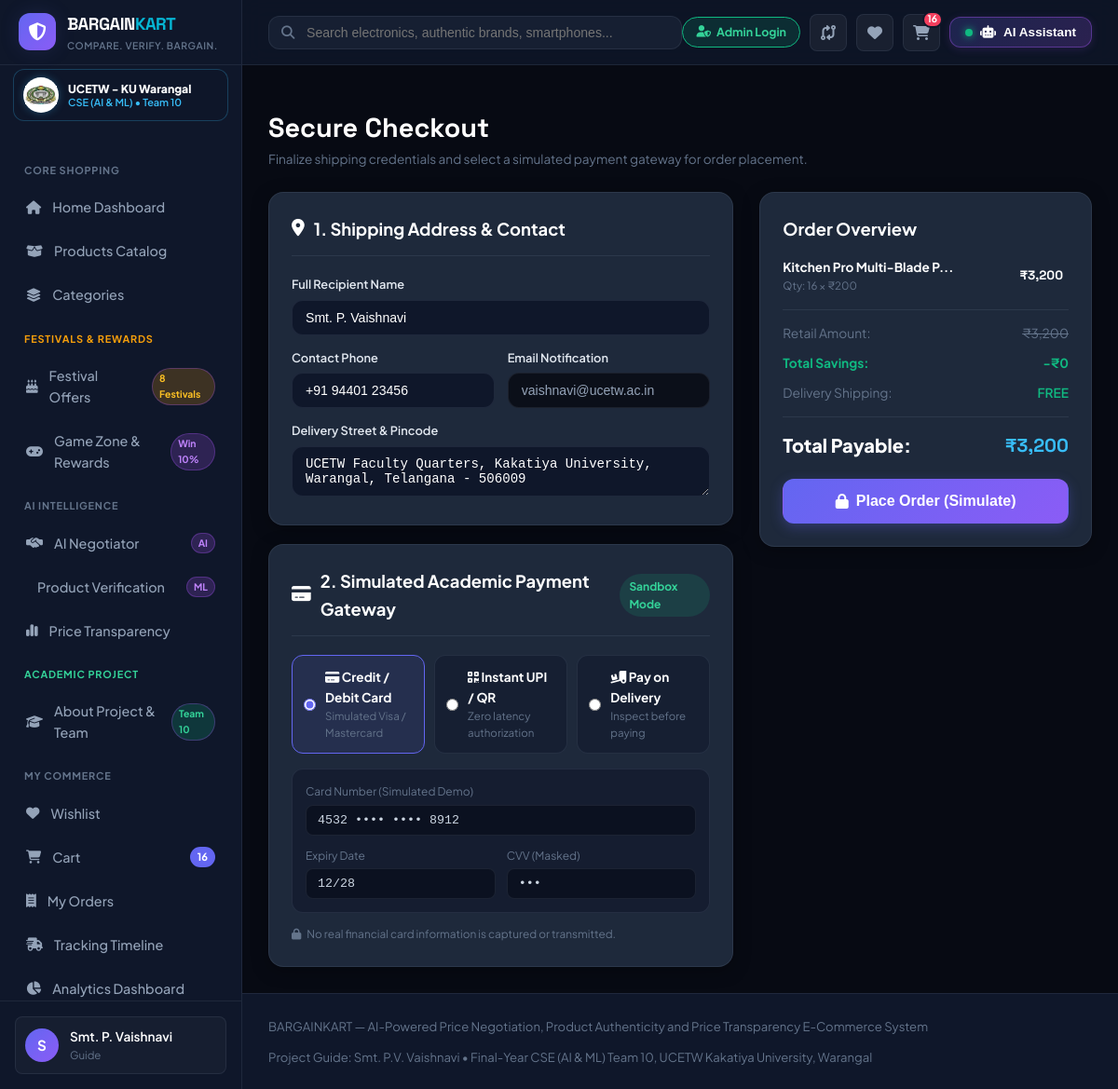
/checkout (signed in), run on an earlier commit of the app's database.
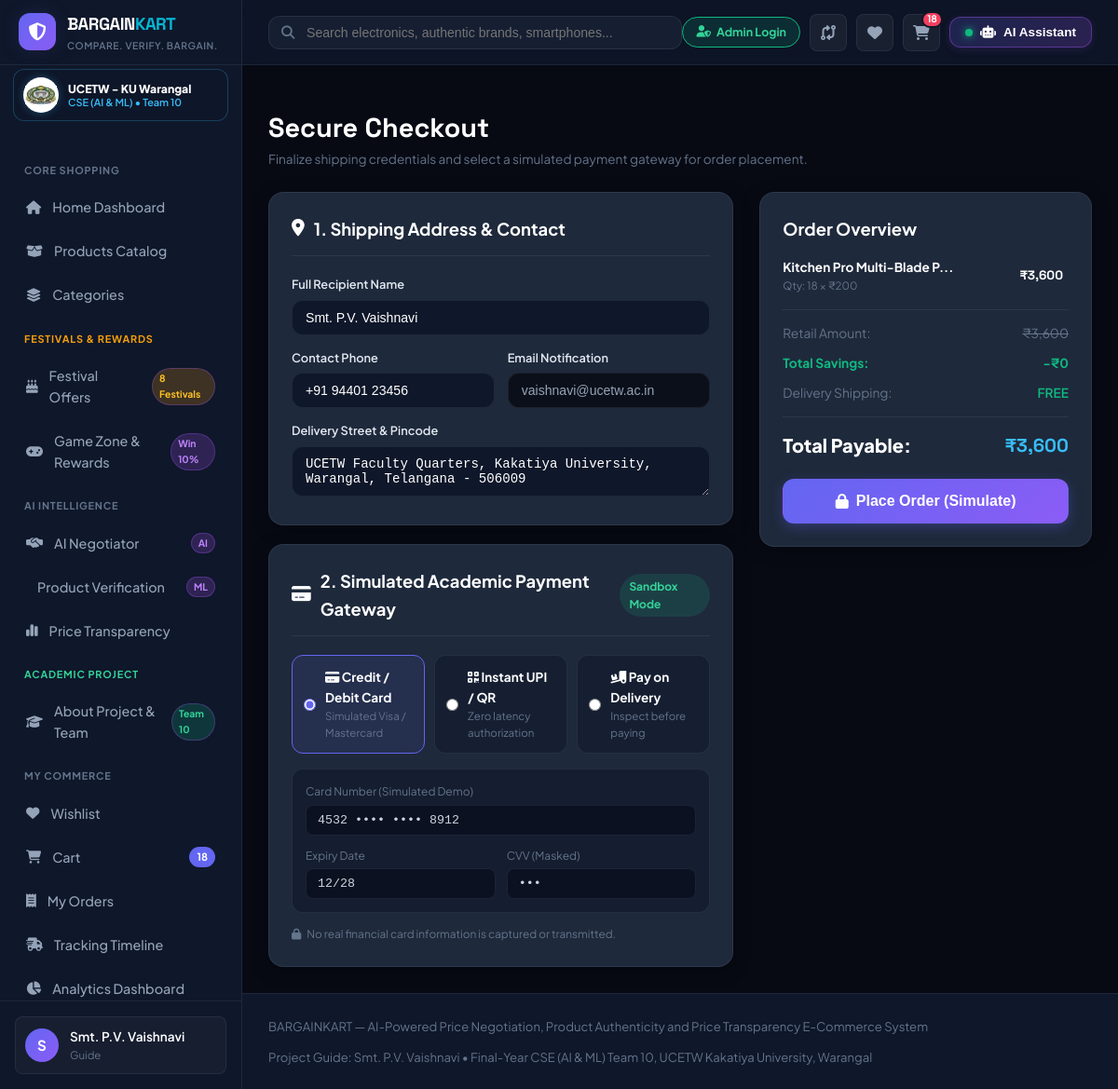
And on a later commit of the database.
### models/models.py (models this page shows, shortened)
class User(UserMixin, db.Model):
    __tablename__ = 'users'
    id = db.Column(db.Integer, primary_key=True)
    name = db.Column(db.String(120), nullable=False)
    email = db.Column(db.String(150), unique=True, nullable=False, index=True)
    password_hash = db.Column(db.String(255), nullable=False)
    role = db.Column(db.String(20), default='user')  # 'user' or 'admin'
    roll_number = db.Column(db.String(50), nullable=True, index=True)
    designation = db.Column(db.String(100), default='Student')  # 'Project Guide', 'Team 10 AIML Member', etc.
    phone = db.Column(db.String(30), default='+91 98765 43210')
    address = db.Column(db.String(255), default='42 Innovation Tech Park, Bengaluru, Karnataka - 560100')
    created_at = db.Column(db.DateTime, default=lambda: datetime.now(timezone.utc))
    orders = db.relationship('Order', backref='user', lazy=True, cascade='all, delete-orphan')
    wishlist_items = db.relationship('Wishlist', backref='user', lazy=True, cascade='all, delete-orphan')
    cart_items = db.relationship('CartItem', backref='user', lazy=True, cascade='all, delete-orphan')
    negotiations = db.relationship('Negotiation', backref='user', lazy=True)
    authenticity_checks = db.relationship('AuthenticityCheck', backref='user', lazy=True)
    @property
    def is_admin(self):
        return self.role == 'admin'

class CartItem(db.Model):
    __tablename__ = 'cart_items'
    id = db.Column(db.Integer, primary_key=True)
    user_id = db.Column(db.Integer, db.ForeignKey('users.id'), nullable=False)
    product_id = db.Column(db.Integer, db.ForeignKey('products.id'), nullable=False)
    quantity = db.Column(db.Integer, default=1)
    unit_price = db.Column(db.Float, nullable=False)
    original_price = db.Column(db.Float, nullable=False)
    is_negotiated = db.Column(db.Boolean, default=False)
    negotiated_id = db.Column(db.Integer, db.ForeignKey('negotiations.id'), nullable=True)
    created_at = db.Column(db.DateTime, default=lambda: datetime.now(timezone.utc))
    product = db.relationship('Product')
    negotiation = db.relationship('Negotiation')
    @property
    def savings(self):
        return max(0.0, (self.original_price - self.unit_price) * self.quantity)
    @property
    def subtotal(self):
        return self.unit_price * self.quantity

class Product(db.Model):
    __tablename__ = 'products'
    id = db.Column(db.Integer, primary_key=True)
    name = db.Column(db.String(255), nullable=False, index=True)
    brand = db.Column(db.String(100), nullable=False, index=True)
    category = db.Column(db.String(100), nullable=False, index=True)
    description = db.Column(db.Text, nullable=False)
    image_url = db.Column(db.String(500), nullable=False)
    base_price = db.Column(db.Float, nullable=False)
    seller_id = db.Column(db.Integer, db.ForeignKey('sellers.id'), nullable=False)
    rating = db.Column(db.Float, default=4.5)
    review_count = db.Column(db.Integer, default=0)
    stock = db.Column(db.Integer, default=25)
    specs_json = db.Column(db.Text, default='{}')  # JSON formatted key-values
    serial_pattern = db.Column(db.String(100), default='BK-SN-[0-9]{8}')
    created_at = db.Column(db.DateTime, default=lambda: datetime.now(timezone.utc))
    seller_prices = db.relationship('ProductSellerPrice', backref='product', lazy=True, cascade='all, delete-orphan')
    price_history = db.relationship('PriceHistory', backref='product', lazy=True, cascade='all, delete-orphan')
    reviews = db.relationship('Review', backref='product', lazy=True, cascade='all, delete-orphan')
    authenticity_checks = db.relationship('AuthenticityCheck', backref='product', lazy=True)
    negotiations = db.relationship('Negotiation', backref='product', lazy=True)
    predictions = db.relationship('AIPrediction', backref='product', lazy=True, cascade='all, delete-orphan')

### routes/orders.py (the view)
@orders_bp.route('/checkout')
@login_required
def checkout():
    items = CartItem.query.filter_by(user_id=current_user.id).all()
    if not items:
        flash("Your cart is currently empty. Add products to proceed with checkout.", "warning")
        return redirect(url_for('cart.view_cart'))
    total_original = sum(item.original_price * item.quantity for item in items)
    total_negotiated = sum(item.unit_price * item.quantity for item in items)
    base_savings = sum(item.savings for item in items)
    applied_coupon_code = session.get('applied_coupon_code')
    coupon_discount = 0.0
    applied_coupon = None
    if applied_coupon_code:
        c = Coupon.query.filter_by(code=applied_coupon_code, is_active=True).first()
        if c:
            coupon_discount = c.calculate_discount(total_negotiated)
            applied_coupon = c.to_dict()
    total_savings = base_savings + coupon_discount
    grand_total = max(0.0, total_negotiated - coupon_discount)
    return render_template(
        'checkout.html',
        items=items,
        user=current_user,
        total_original=total_original,
        total_negotiated=total_negotiated,
        total_savings=total_savings,
        coupon_discount=coupon_discount,
        applied_coupon=applied_coupon,
        grand_total=grand_total
    )

### app.py (called while the page is built)
    @classmethod
    def get_key(cls) -> str:
        return os.environ.get("GEMINI_API_KEY", "") or getattr(Config, "GEMINI_API_KEY", "")

    @classmethod
    def is_active(cls) -> bool:
        k = cls.get_key().strip()
        return bool(k and len(k) > 10 and not k.startswith("your_"))

### models/models.py (called while the page is built)
@login_manager.user_loader
def load_user(user_id):
    return db.session.get(User, int(user_id))

### templates/checkout.html (shortened to what the changed rows need)
{% extends "base.html" %}
{% block content %}
<div class="checkout-page" style="max-width: 1000px; margin: 0 auto;">
    <div style="margin-bottom: 24px;">
        <h1 style="font-size: 1.8rem; font-weight: 800; color: #fff; font-family: 'Space Grotesk', sans-serif;">
            Secure Checkout
        </h1>
    </div>
    <div style="display: grid; grid-template-columns: 1.4fr 1fr; gap: 28px; align-items: flex-start;">
        <div style="display: flex; flex-direction: column; gap: 20px;">
            <div class="card">
                <div style="display: flex; flex-direction: column; gap: 14px;">
                    <div>
                        <label style="display: block; font-size: 0.8rem; font-weight: 600; color: #e2e8f0; margin-bottom: 6px;">Full Recipient Name</label>
                        <input type="text" id="shipName" value="{{ user.name }}"
                               style="width: 100%; background: #0f172a; border: 1px solid var(--border-color); border-radius: var(--radius-md); padding: 10px 14px; color: #fff; font-size: 0.88rem; outline: none;">
                    </div>
                    <div style="display: grid; grid-template-columns: 1fr 1fr; gap: 14px;">
                        <div>
                            <label style="display: block; font-size: 0.8rem; font-weight: 600; color: #e2e8f0; margin-bottom: 6px;">Contact Phone</label>
                            <input type="text" id="shipPhone" value="{{ user.phone }}"
                                   style="width: 100%; background: #0f172a; border: 1px solid var(--border-color); border-radius: var(--radius-md); padding: 10px 14px; color: #fff; font-size: 0.88rem; outline: none;">
                        </div>
                        <div>
                            <label style="display: block; font-size: 0.8rem; font-weight: 600; color: #e2e8f0; margin-bottom: 6px;">Email Notification</label>
                            <input type="email" id="shipEmail" value="{{ user.email }}" readonly
                                   style="width: 100%; background: #0b0f19; border: 1px solid var(--border-color); border-radius: var(--radius-md); padding: 10px 14px; color: #94a3b8; font-size: 0.88rem; outline: none;">
                        </div>
                    </div>
                    <div>
                        <label style="display: block; font-size: 0.8rem; font-weight: 600; color: #e2e8f0; margin-bottom: 6px;">Delivery Street & Pincode</label>
                        <textarea id="shipAddress" rows="2"
                                  style="width: 100%; background: #0f172a; border: 1px solid var(--border-color); border-radius: var(--radius-md); padding: 10px 14px; color: #fff; font-size: 0.88rem; outline: none;">{{ user.address }}</textarea>
                    </div>
                </div>
            </div>
        </div>
        <div class="card" style="padding: 24px;">
            <div style="display: flex; flex-direction: column; gap: 12px; max-height: 220px; overflow-y: auto; margin-bottom: 16px; padding-right: 6px;">
                {% for item in items %}
                <div style="display: flex; justify-content: space-between; align-items: center; font-size: 0.85rem;">
                    <div>
                        <div style="font-weight: 700; color: #fff;">{{ item.product.name[:25] }}...</div>
                        <div style="font-size: 0.72rem; color: var(--text-muted);">Qty: {{ item.quantity }} × {{ format_inr(item.unit_price) }}</div>
                    </div>
                    <strong style="color: #fff; font-family: 'Space Grotesk', sans-serif;">{{ format_inr(item.subtotal) }}</strong>
                </div>
                {% endfor %}
            </div>
            <div style="border-top: 1px solid var(--border-color); padding-top: 14px; display: flex; flex-direction: column; gap: 10px; font-size: 0.86rem; margin-bottom: 20px;">
                <div style="display: flex; justify-content: space-between; color: var(--text-muted);">
                    <span>Retail Amount:</span>
                    <span style="text-decoration: line-through;">{{ format_inr(total_original) }}</span>
                </div>
                <div style="display: flex; justify-content: space-between; font-size: 1.25rem; font-weight: 800; color: #fff;">
                    <span>Total Payable:</span>
                    <span style="color: #38bdf8; font-family: 'Space Grotesk', sans-serif;">{{ format_inr(grand_total) }}</span>
                </div>
            </div>
        </div>
    </div>
</div>
{% endblock %}

### templates/base.html (shortened to what the changed rows need)
<!DOCTYPE html>
<html lang="en">
<head>
    <link rel="stylesheet" href="https://cdnjs.cloudflare.com/ajax/libs/font-awesome/6.5.1/css/all.min.css">
    <link rel="stylesheet" href="{{ url_for('static', filename='css/styles.css') }}">
</head>
<body class="bg-slate-900 text-slate-100 antialiased">
    <div class="app-layout">
        <aside class="app-sidebar" id="appSidebar">
            <nav class="sidebar-nav">
                <a href="{{ url_for('cart.view_cart') }}" class="nav-item {% if request.endpoint == 'cart.view_cart' %}active{% endif %}">
                    <i class="fa-solid fa-cart-shopping"></i>
                    <span>Cart</span>
                    {% if cart_count > 0 %}<span class="badge-count">{{ cart_count }}</span>{% endif %}
                </a>
            </nav>
            <div class="sidebar-footer">
                <div class="user-chip">
                    <div class="avatar-circle">
                        {{ current_user.name[:1] if current_user.is_authenticated else 'G' }}
                    </div>
                    <div class="user-info">
                        <div class="user-name">{{ current_user.name if current_user.is_authenticated else 'Guest Shopper' }}</div>
                        <div class="user-role">{{ current_user.role|capitalize if current_user.is_authenticated else 'Academic Demo' }}</div>
                    </div>
                </div>
            </div>
        </aside>
        <div class="main-wrapper">
            <header class="app-topbar">
                <div class="topbar-right" style="display: flex; align-items: center; gap: 10px;">
                    <a href="{{ url_for('admin.admin_dashboard') if current_user.is_authenticated and current_user.is_admin else url_for('admin.admin_login') }}"
                       class="topbar-admin-btn"
                       style="background: rgba(16, 185, 129, 0.15); border: 1.5px solid #10b981; color: #34d399; font-weight: 700; font-size: 0.78rem; padding: 6px 14px; border-radius: 20px; white-space: nowrap; text-decoration: none; display: flex; align-items: center; gap: 6px;">
                        <i class="fa-solid fa-user-shield"></i>
                        <span>{{ 'Admin Dashboard' if current_user.is_authenticated and current_user.is_admin else 'Admin Login' }}</span>
                    </a>
                    <a href="{{ url_for('cart.view_cart') }}" class="topbar-btn relative" title="Cart">
                        <i class="fa-solid fa-cart-shopping"></i>
                        {% if cart_count > 0 %}<span class="badge-dot" id="cartBadgeCount">{{ cart_count }}</span>{% else %}<span class="badge-dot" id="cartBadgeCount" style="display: none;">0</span>{% endif %}
                    </a>
                </div>
            </header>
            <main class="page-content">
                {% block content %}{% endblock %}
            </main>
        </div>
    </div>
</body>
</html>

What changed in the data, as far as the page shows it:
changed User "Admin Login": name "Smt. P. Vaishnavi" → "Smt. P.V. Vaishnavi"
changed CartItem "Kitchen Pro Multi-Blade P": quantity "16" → "18"; unit_price+quantity "₹3,200" → "₹3,600"
Also different on the page:
{{ cart_count }}: "16" → "18"
text no longer shown: "₹3,200 ₹3,200"
text now shown: "₹3,600 ₹3,600"
